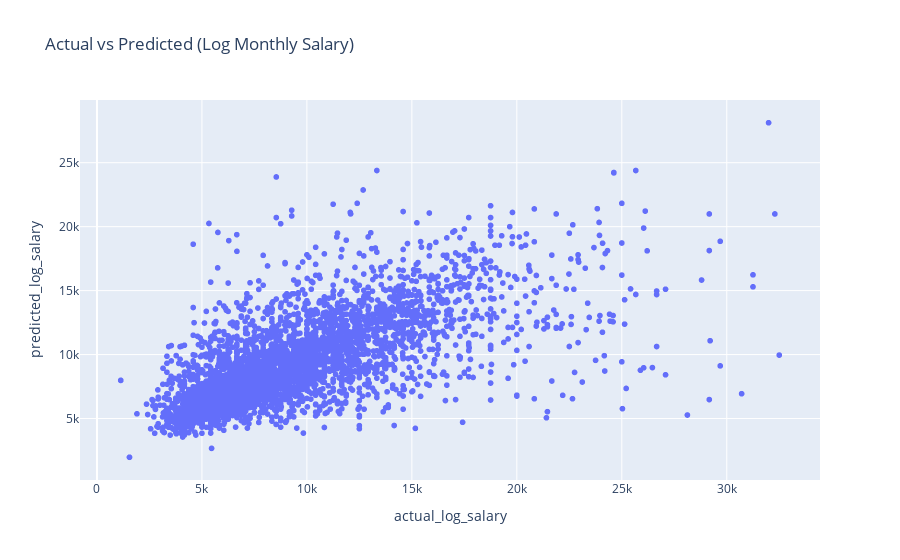

Notebook cell for this chart:
### Markdown cell above
### Visualizing actual and predicted salary using plotly

### Code cell
import plotly.express as px
plot_df = pd.DataFrame({
    "actual_log_salary": y_test,
    "predicted_log_salary": preds
})

fig = px.scatter(
    plot_df,
    x="actual_log_salary",
    y="predicted_log_salary",
    title="Actual vs Predicted (Log Monthly Salary)"
)
fig.show()

### Figure 1 — Plotly figure (JSON) as saved in the notebook; plotly's stock layout.template omitted (floating-point values rounded to 4 significant figures; data arrays with more than 128 entries replaced by an {"elided": "..."} marker saying what was removed)
{"data": [{"hovertemplate": "actual_log_salary=%{x}<br>predicted_log_salary=%{y}<extra></extra>", "legendgroup": "", "marker": {"color": "#636efa", "symbol": "circle"}, "mode": "markers", "name": "", "showlegend": false, "type": "scattergl", "x": {"elided": "3681 float values"}, "xaxis": "x", "y": {"elided": "3681 float values"}, "yaxis": "y"}], "layout": {"legend": {"tracegroupgap": 0}, "title": {"text": "Actual vs Predicted (Log Monthly Salary)"}, "xaxis": {"anchor": "y", "domain": [0, 1], "title": {"text": "actual_log_salary"}}, "yaxis": {"anchor": "x", "domain": [0, 1], "title": {"text": "predicted_log_salary"}}}}
